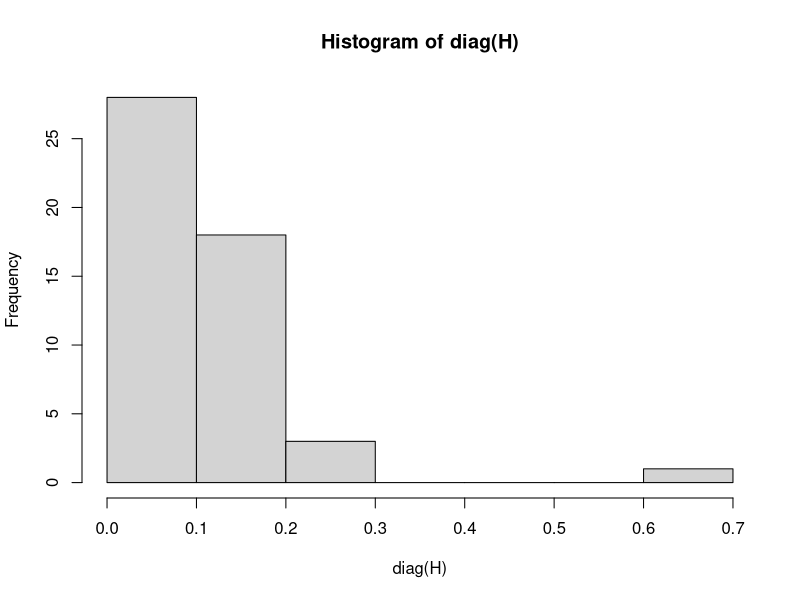

Write the R code that produced this figure.


###

### THESE ARE DATA ESTIMATES, EMPIRIC ESTIMATES OF MSE

options(stringsAsFactors=FALSE, width=350)

xbool.savePlots <- TRUE

if(xbool.savePlots) { unlink(file.path("~", "Desktop", "animStuff", "*")) }

N <- 50



########################## mux 0

library(mvtnorm)

p <- 5

X <- rmvnorm(N, rep(0, p), diag(1, p))

X[1, ] <- rep(3, p) #### unusual -- try changing this number and see what happens

H <- X %*% solve( crossprod(X) )  %*% t(X)


hii <- H[1, 1] ; hii


diag(H)



if(xbool.savePlots) { png("~/Desktop/leverage_mv.png", height=1000, width=1000, pointsize=28) }

par(mfrow=c(1, 1))

hist(diag(H))

if(xbool.savePlots) { dev.off() }





